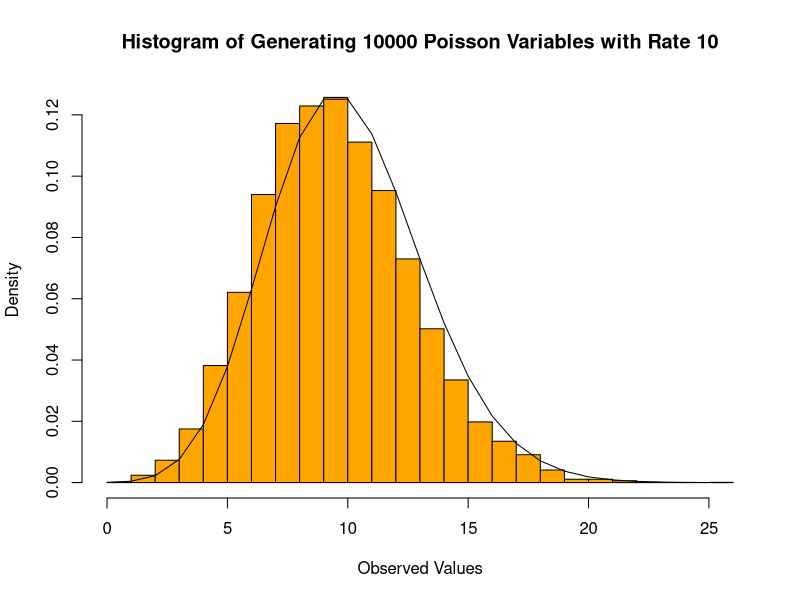
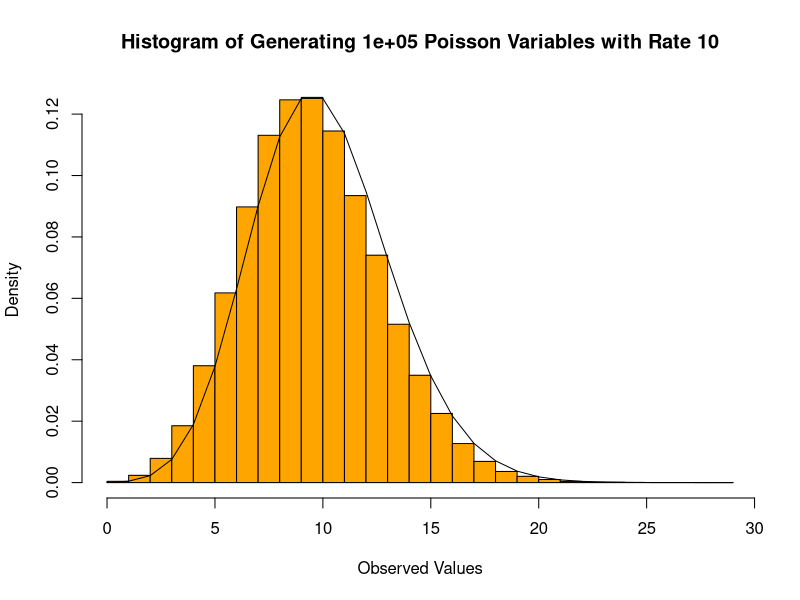
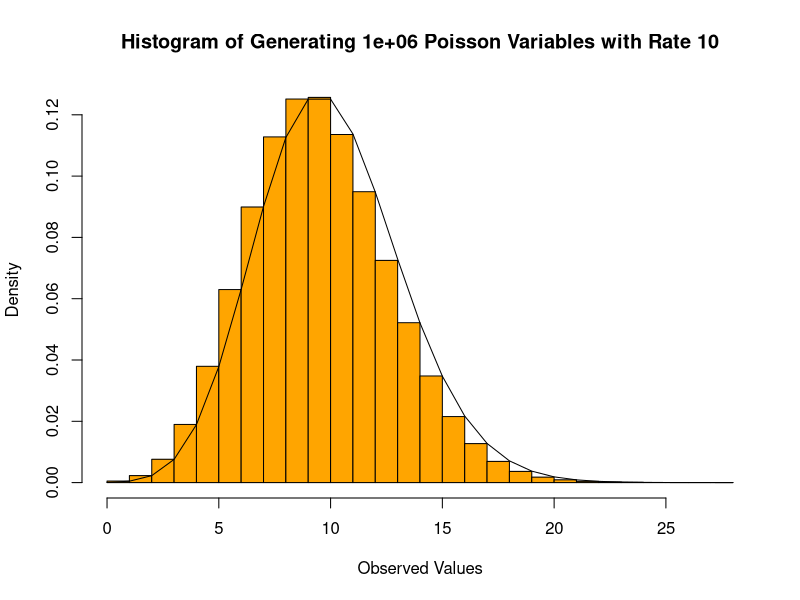
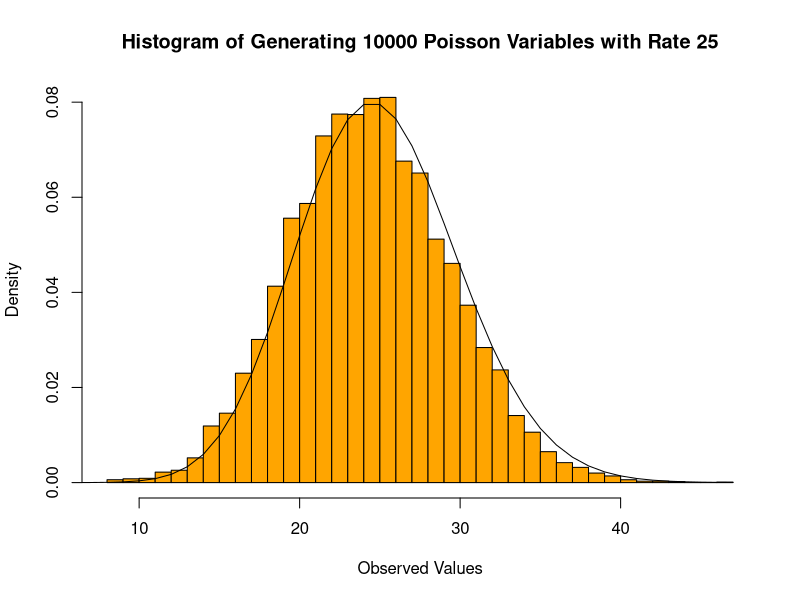
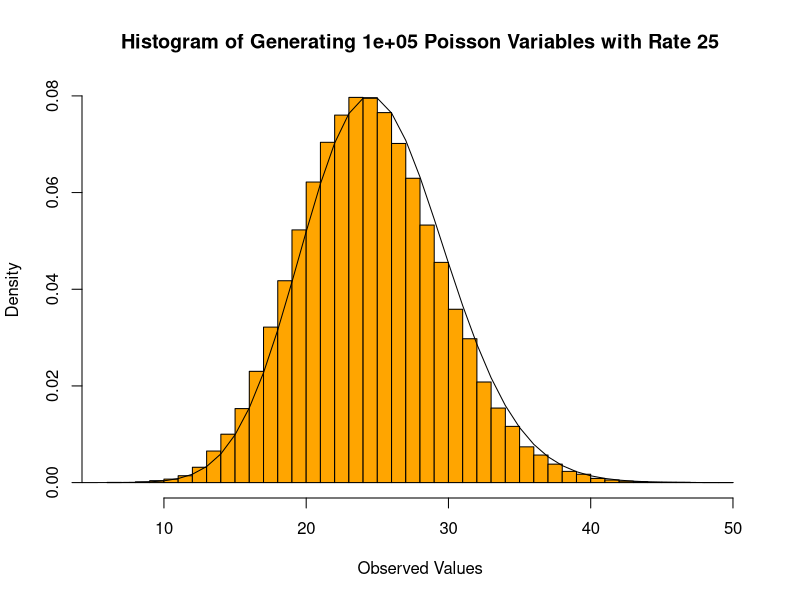
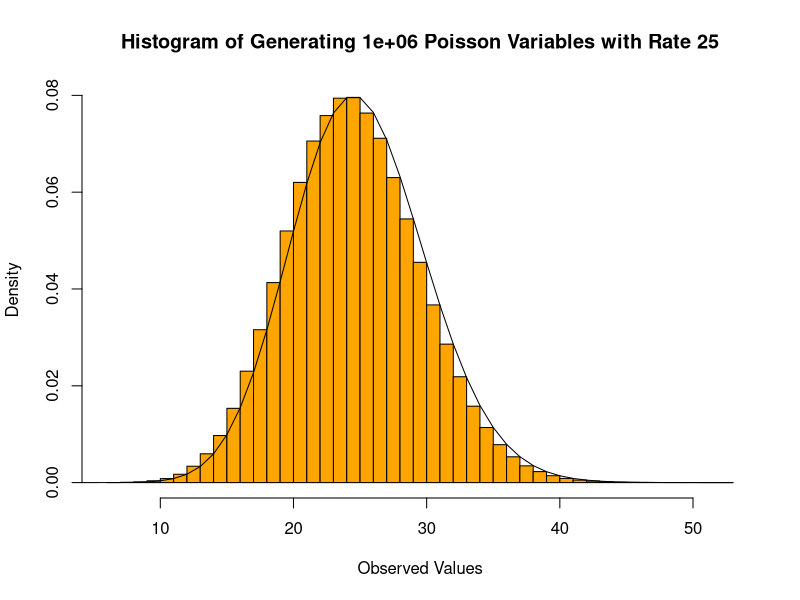
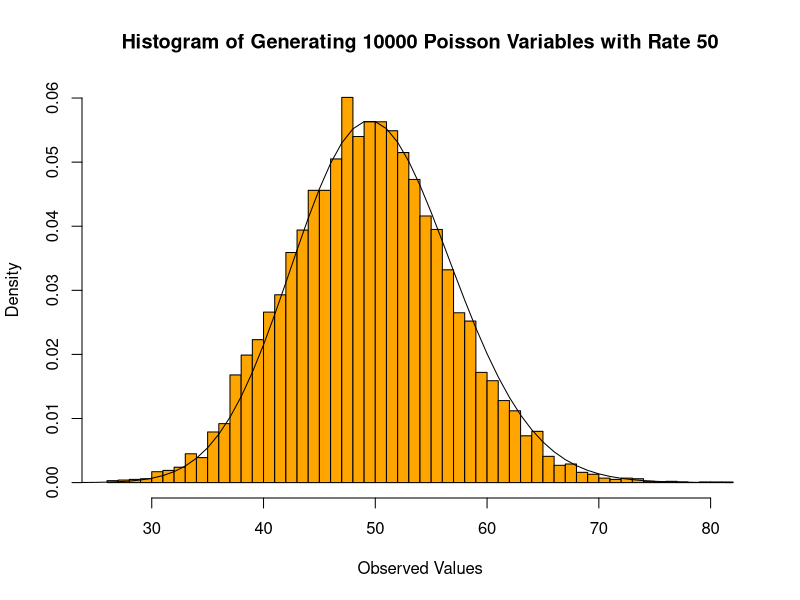
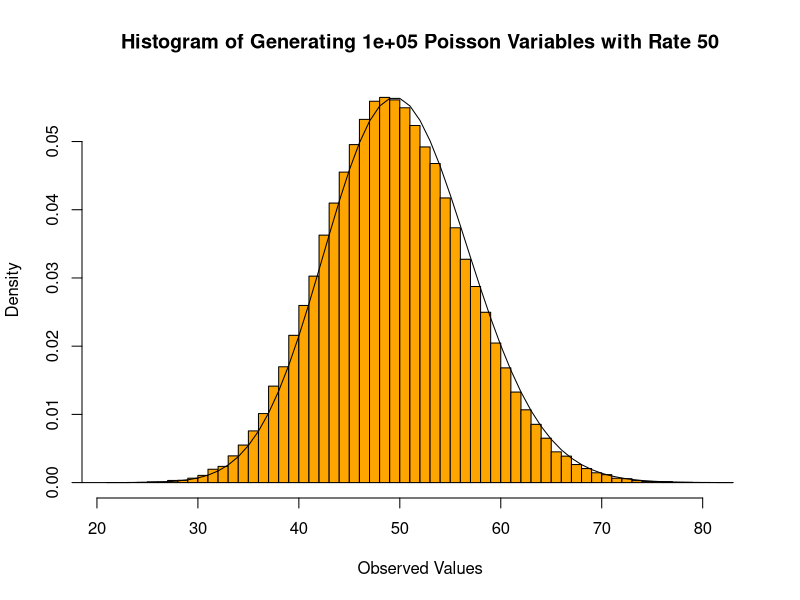

Here is the R script that generated these plots, in order: (Note: a time limit stopped this script after it produced the figures.)
# Creating a function that will generate the Poisson Distribution from the uniform distribution

gen_pois <- function(lambda, n, p_value) {
  
  # This loop will create n iid poison distributed values with mean lambda
  result <- c()  # the values will be saved into this vector
  
  # algorithm from Devroye
  for (i in 1:n) {
    x <- 0
    prod <- 1
    while (TRUE) {
      unif1 <- runif(1, min=0, max=1)
      prod <- prod*unif1
      if (prod>exp(-lambda)) {
        x <- x+1
      }
      else {
        result[i] <- x
        break
      }
    }
  }
  
  # Caculate the expected theoretical probabilities for this distribution 
  x <- seq(0, max(result), length=(max(result)+1))
  y <- dpois(x, lambda)        # pdf values by hand (exp(-lambda)*(lambda**x))/(factorial(x)) DELETE IF NOT NEEDED

  # plot the histogram of the observed values with the line of the expected values 
  hist(result, probability = TRUE, breaks=max(result)-min(result), xlab='Observed Values', col='orange', main = paste('Histogram of Generating', n, 'Poisson Variables with Rate', lambda))
  lines(x,y)
  
  # Chi-Square goodness-of-fit test: calculate the observed frequencies and the expected frequencies.
  
  expected_vals <- y*n # expected frequencies up to the max observed value
  expected_vals[max(result)+2] <- (1-sum(y)) * n # last bin of expected values in the expected frequency of more than the max observed value 
  
  observed_vals <- c()
  for (i in 0:(max(result))) {observed_vals[i+1] <- length(which(result==i))} # find the frequencies of each number up to the max result
  observed_vals[max(result)+2] <- 0 # 0 observed over the max value of the result

  
  # Calculate the Chi Suqared value
  chi_sq <- sum(((observed_vals-expected_vals)^2)/expected_vals)
  print(chi_sq)
  
  # Table value
  chi_q <- qchisq(p=p_value, df=(length(observed_vals)-2))
  print(chi_q)
  
  # hypothesis test, if 
  test_result <- chi_sq - chi_q
  print(test_result)
  
  if (test_result > 0) {
    print(paste('For sample size', n, 'and lambda =', lambda, 'We reject the null hypothesis and conclude there is a significant difference between these 2 distributionsat a significance level of p =', p_value))
    }
  else {
    print(paste('For sample size', n, 'and lambda =', lambda,'We accept the null hypothesis and conclude there is no significant difference between these 2 distributions at a significance level of p =', p_value))
    }
  
  return(test_result)
}


# test multiple lambdas with differing sample sizes to see 
lambdas <- c(10, 25, 50, 100)
ns <- c(10000, 100000, 1000000)
test <- rep(0, 12)
i <- 1
for (lam in lambdas) {
  for (n in ns) {
    test[i] <- gen_pois(lam, n, 0.1)
    i <- i+1
  }
}
test
